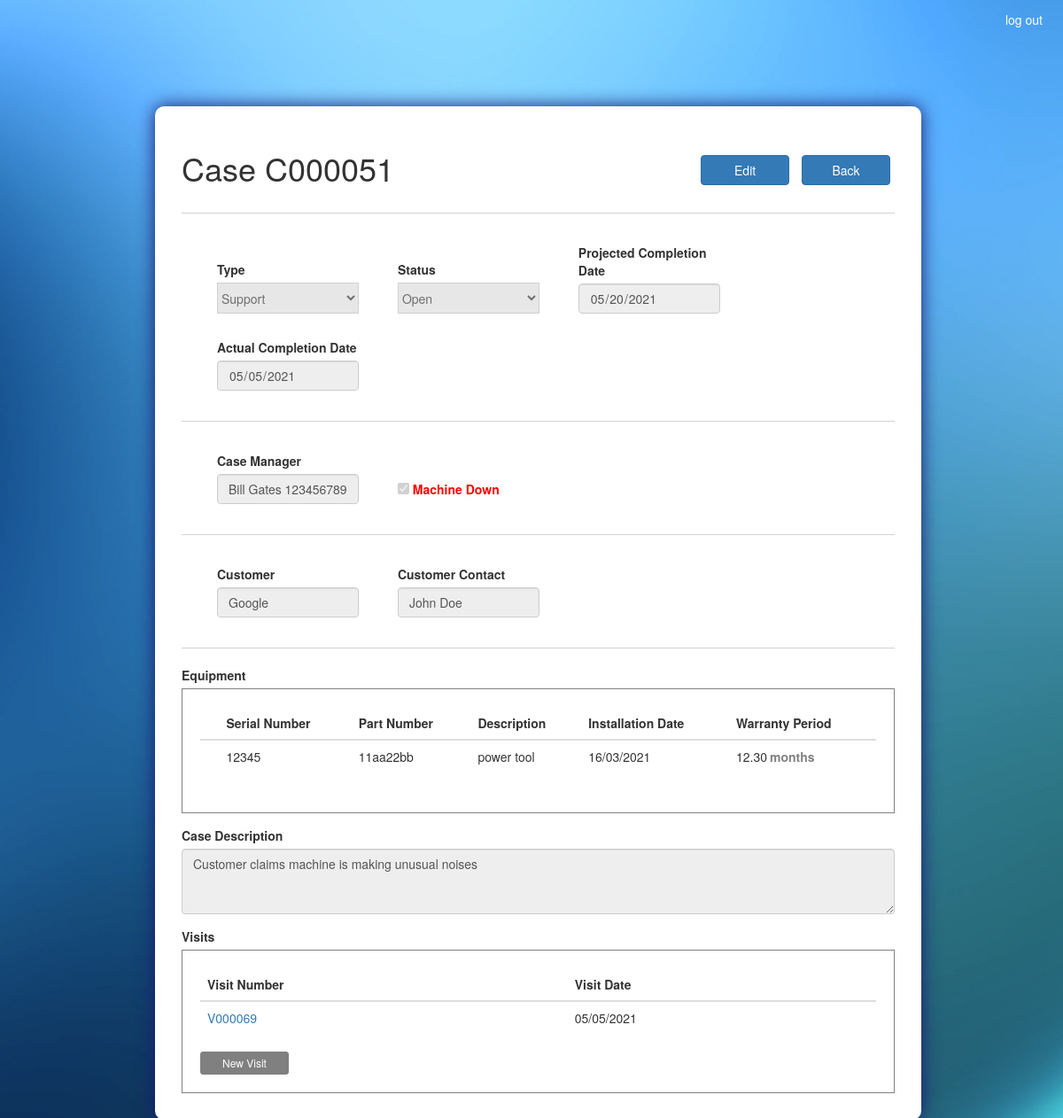
Screenshot of /case/C000051/ (signed in) with the database file from the repository.
### ASISupport_app/models.py (models this page shows, shortened)
class Case(models.Model):
	TYPES = (
		('Support', 'Support'),
		('Training', 'Training'),
		('Maintenance', 'Maintenance'),
		('installation','Installation')
	)
	STATUSES = (
		('Open', 'Open'),
		('Resolved', 'Resolved'),
		('Closed', 'Closed'),
		('On Hold','On Hold'),
		('Cancelled','Cancelled')
	)
	case_num 				= models.CharField(max_length=100, primary_key=True)
	case_type 				= models.CharField(max_length=100, choices=TYPES)
	status 					= models.CharField(max_length=100, choices=STATUSES)
	create_date 			= models.DateTimeField(default=timezone.now)
	target_date 			= models.DateField()
	actual_date 			= models.DateField(blank=True, null=True)
	case_manager 			= models.ForeignKey(Employee, on_delete=models.CASCADE)
	machine_down 			= models.BooleanField(default=False)
	customer 				= models.ForeignKey(Customer, on_delete=models.CASCADE)
	customer_contact 		= models.CharField(max_length=100)
	case_description 		= models.TextField()
	cancellation_reason 	= models.TextField(blank=True, null=True)
	on_hold_reason 			= models.TextField(blank=True, null=True)

class Employee(models.Model):
	employee_id 			= models.CharField(max_length=100, primary_key=True)
	first_name 				= models.CharField(max_length=100)
	last_name 				= models.CharField(max_length=100)
	def __str__(self):
		return f'{self.first_name} {self.last_name} {self.employee_id}'

class Customer(models.Model):
	customer_name 			= models.CharField(max_length=100, primary_key=True)
	def __str__(self):
		return self.customer_name

class Equipment(models.Model):
	equip_sn 				= models.CharField(max_length=100, primary_key=True)
	equip_pn 				= models.CharField(max_length=100)
	equip_description 		= models.TextField()
	installation_date 		= models.DateTimeField()
	warranty 				= models.DecimalField(max_digits=20, decimal_places=2) #in months
	def __str__(self):
		return self.equip_sn

class Visit(models.Model):
	visit_num 				= models.CharField(max_length=100, primary_key=True)
	case_num 				= models.ForeignKey(Case, on_delete=models.CASCADE)
	create_date 			= models.DateTimeField(default=timezone.now)
	visit_date 				= models.DateTimeField(default = timezone.now)
	engineer 				= models.ForeignKey(Employee, on_delete=models.CASCADE)
	customer 				= models.ForeignKey(Customer, on_delete=models.CASCADE)
	customer_contact 		= models.CharField(max_length=100)
	remote 					=  models.BooleanField(default=False)
	visit_start 			= models.TimeField()
	visit_end 				= models.TimeField()
	travel_hours 			= models.DecimalField(max_digits=20, decimal_places=2, default=0.00)
	num_of_engineers 		= models.IntegerField(blank=True, null=True, default=1)
	visit_summary 			= models.TextField()

### ASISupport_app/views.py (the view, shortened to what this page needs)
# urls.py: path('case/<id>/', views.case_view, name = 'view_case'),
@login_required(login_url='/accounts/login/')
def case_view(request, id):
	state = 'view'
	if request.method == 'POST' and 'back_btn' in request.POST:
		return redirect('ASISupport_app:dashboard')
	case = Case.objects.get(case_num=id)
	visits = Visit.objects.filter(case_num=id)
	case_equipment = CaseEquipment.objects.filter(case_num=id)
	case_equipment_sn_lst = [ce.equip_sn for ce in case_equipment]
	filtered_case_equipment = Equipment.objects.filter(equip_sn__in=case_equipment_sn_lst)
	equipment = Equipment.objects.all()
	equip_sn_lst = [equip.equip_sn for equip in equipment]
	equip_pn_lst = [equip.equip_pn for equip in equipment]
	equip_description_lst = [equip.equip_description for equip in equipment]
	equip_property_lst = [{'sn':equip.equip_sn,
						 'pn':equip.equip_pn,
						 'description':equip.equip_description,
						 'date':str(datetime.strptime(str(equip.installation_date)[:19],'%Y-%m-%d %H:%M:%S').strftime('%d/%m/%Y %H:%M:%S')),
						 'warranty':str(equip.warranty)} for equip in equipment]
	types = Case.TYPES
	employees = Employee.objects.all()
	customers = Customer.objects.all()
	''' roles '''
	groups = list(request.user.groups.values_list('name',flat = True))
	''' status list by roles '''
	statuses = []
	if ('Secretary' in groups):
		statuses.extend((
						('Closed', 'Closed'),
						))
	if ('Manager' in groups):
		statuses.extend(Case.STATUSES)
	statuses = list(set(statuses))
	''' restrict permits '''
	permit_edit = ('Manager' in groups) or ('Support' in groups and case.status not in ['Resolved','Closed','Cancelled']) or ('Secretary' in groups and case.status in ['Resolved'])
	edit = False
	permit_type = False
	permit_status = False
	permit_target_date = False
	permit_actual_date = False
	permit_on_hold_reason = False
	permit_cancellation_reason = False
	permit_case_manager = False
	permit_machine_down = False
	permit_customer = False
	permit_customer_contact = False
	permit_description = False
	permit_equipment_delete = False
	permit_equipment_add = False
	return render(request, 'ASISupport_app/case.html', locals())

### templates/ASISupport_app/case.html (shortened to what this page needs)
<!DOCTYPE html>
{% extends "ASISupport_app/base.html" %}
{% load static %}
{% block head_block %}
	<link rel="stylesheet" type="text/css" href="{% static 'css/case.css' %}">
{% endblock %}
{% block body_block %}
	<section class="col-sm-1 col-sm-10 col-sm-1">
		{% if state == 'view' %}
			<form class="form-container" action="{% url 'ASISupport_app:view_case' case.case_num %}" method="POST" id="view_case_form" autocomplete="off">
				<h1 class="inline_it">Case {{ case.case_num }}</h1>
				<div class="action_btn">
					{% if permit_edit and not edit %}
						<button type="submit" name="edit_btn" class="btn btn-primary">Edit</button>
					{% endif %}
					<button type="submit" name="back_btn" class="btn btn-primary" formnovalidate>Back</button>
				</div>
				<hr class="solid">
				<div class="inline_it inline_spacing">
					<div>
						<label for="type">Type</label>
					</div>
					{% if not permit_type %}
						<select class="form-select select_bar" disabled>
							<option selected>{{ case.case_type }}</option>
						</select>
					{% endif %}
				</div>
				<div class="inline_it inline_spacing">
					<div>
						<label for="status">Status</label>
					</div>
					{% if not permit_status %}
						<select class="form-select select_bar" disabled>
							<option selected>{{ case.status }}</option>
						</select>
					 {% endif %}
				</div>
				<div class="inline_it inline_spacing">
					<div>
						<label class="date_bar" for="projected_date">Projected Completion Date</label>
					</div>
					<input class="form-control datepicker date_bar" {% if permit_target_date %} name="projected_date" {% endif %} type="date" value="{{ case.target_date|date:'Y-m-d' }}" {% if not permit_target_date %} readonly {% endif %} required>
				</div>
				<div class="inline_it inline_spacing last_row_object">
					<div>
						<label for="actual_date">Actual Completion Date</label>
					</div>
					<input class="form-control datepicker date_bar" {% if permit_actual_date %} name="actual_date" {% endif %} type="date" value="{{ case.actual_date|date:'Y-m-d' }}" {% if not permit_actual_date %} readonly {% endif %}>
				</div>
				<hr class="solid"  id="first_solid">
				<div class="inline_it inline_spacing">
					<div>
						<label for="case_manager">Case Manager</label>
					</div>
					{% if not permit_case_manager %}
						<input class="form-control text_bar" type="text" value="{{ case.case_manager }}" readonly>
					{% endif %}
				</div>
				<div class="form-check inline_it inline_spacing machine_down_cb last_row_object">
					<input type="checkbox" {% if permit_machine_down %} name="machine_down" {% endif %} {% if case.machine_down %} checked {% endif %} {% if not permit_machine_down %} disabled {% endif %}>
					<label for="machine_down">Machine Down</label>
				</div>
				<hr class="solid">
				<div class="inline_it inline_spacing">
					<div>
						<label for="customer">Customer</label>
					</div>
					{% if not permit_customer %}
						<input class="form-control text_bar" type="text" value="{{ case.customer }}" readonly>
					{% endif %}
				</div>
				<div class="inline_it inline_spacing last_row_object">
					<div>
						<label for="customer_contact">Customer Contact</label>
					</div>
					<input class="form-control text_bar" {% if permit_customer_contact %} name="customer_contact" {% endif %} type="text" value="{{ case.customer_contact }}" {% if not permit_customer_contact %} readonly {% endif %} required>
				</div>
				<hr class="solid">
				<div>
					<label>Equipment</label>
					<div class="object_table">
						<table class="table table-hover" id="equipment_tbl">
							<thead>
								<tr>
									<th scope="col"></th>
									<th scope="col">Serial Number</th>
						    		<th scope="col">Part Number</th>
						    		<th scope="col">Description</th>
						    		<th scope="col">Installation Date</th>
						    		<th scope="col">Warranty Period</th>
						    	</tr>
							</thead>
							{% if not permit_equipment_delete and not permit_equipment_add %}
								<tbody>
									{% for equip in filtered_case_equipment %}
											<tr>
												<td></td>
												<td>{{ equip.equip_sn }}</td>
												<td>{{ equip.equip_pn }}</td>
												<td>{{ equip.equip_description }}</td>
												<td>{{ equip.installation_date|date:'d/m/Y' }}</td>
												<td>{{ equip.warranty }}<label>months</label></td>
											</tr>
									{% endfor %}
								</tbody>
							{% endif %}
						</table>
					</div>
				</div>
				<div class="form-group description_bar">
					<label for="case_description">Case Description</label>
					<textarea class="form-control" {% if permit_description %} name="case_description" {% endif %} rows="3" {% if not permit_description %} readonly {% endif %} required>{{ case.case_description }}</textarea>
				</div>
				<div>
					<label>Visits</label>
					<div class="object_table">
						<table class="table table-hover">
							<thead>
								<tr>
						    		<th scope="col">Visit Number</th>
						    		<th scope="col">Visit Date</th>
						    	</tr>
							</thead>
							<tbody>
								{% for visit in visits %}
								<tr>
									<td><a href="{% url 'ASISupport_app:view_visit' visit.visit_num %}">{{ visit.visit_num }}</a></td>
									<td>{{ visit.visit_date|date:'d/m/Y' }}</td>
								</tr>
								{% endfor %}
							</tbody>
						</table>
						{% if 'Manager' in groups or permit_edit and case.status != 'On Hold' %}
							<a href="{% url 'ASISupport_app:new_visit' case.case_num %}" class="btn btn-primary btn-sm new_visit_btn">New Visit</a>
						{% endif %}
					</div>
				</div>
			</form>
		{% endif %}
	</section>
{% endblock %}

### static/css/base.css (style rules this page uses)
body { background-image: url('/static/images/Background1.jpg'); background-repeat: no-repeat; background-attachment: fixed; background-size: cover; }
.form-container { position: absolute; top: 15vh; background: #fff; padding: 30px; border-radius: 10px; box-shadow: 0px 0px 20px 0px #191970; }
hr.solid { border-top: 1px solid LightGray; }
.inline_it { display: inline-block; }

### static/css/case.css (style rules this page uses)
.form-container { margin: 0px 60px 0px; }
.select_bar { width: 160px; height: 35px; }
.date_bar { width: 160px; }
.inline_spacing { margin: 14px 0px; padding: 0px 0px 0px 40px; }
.last_row_object { padding-right: 40px; }
.text_bar { width: 160px; }
.machine_down_cb { color: red; }
.object_table { border: 1px solid gray; padding: 20px; width: 100%; }
.description_bar { margin: 15px 0px 15px 0px; }
.action_btn { float: right; margin-top: 20px; }
.action_btn button { width: 100px; margin: 5px; }
.new_visit_btn { width: 100px; background-color: gray; border-color: gray; padding: 3px; }
tr td:last-child label { color: gray; }
select:disabled { background: #dddddd; }
td label { padding-left: 3px; }

### rows the page displays
Case: case_num "C000051", case_type "Support", status "Open", target_date "05/20/2021", actual_date "05/05/2021", case_manager "Bill Gates 123456789", machine_down "☑", customer "Google", customer_contact "John Doe", case_description "Customer claims machine is making unusual noises"
Equipment: equip_sn "12345", equip_pn "11aa22bb", equip_description "power tool", installation_date "16/03/2021", warranty "12.30"
Visit: visit_num "V000069", visit_date "05/05/2021"
